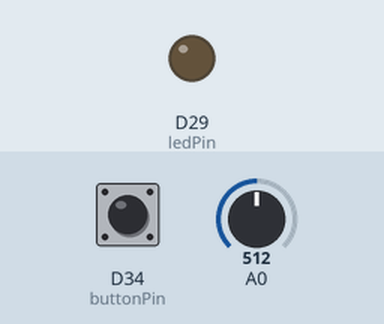
A sketch run on a simulated Arduino Due. On the bench: output pins drawn as LEDs (lit = HIGH). The test bench sets the inputs (shaded band); at power-on: D34 (buttonPin) HIGH, A0 = 512 (analog values on the 0–1023 scale). What the sketch prints to the serial monitor is not drawn.

Above: at 1.2 s.
1.3 s: D34 (buttonPin) pulled LOW for 0.15 s
At 2.3 s:
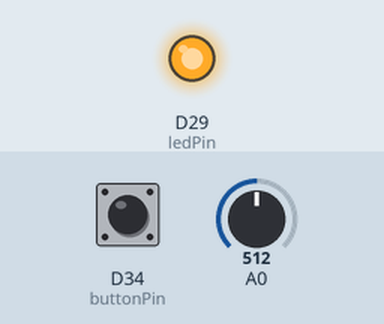
Timing chart, 0 to 16.8 s (numbered marks = the images above; inputs shaded):
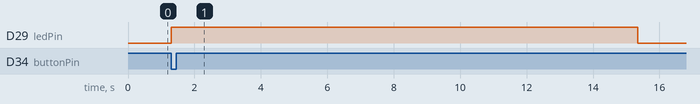

The sketch:

TeensyCode_ADC_RecordData.ino
```cpp
/**************************************************************************
    Creator: Jon Calladine
       Date: 03/03/2025
**************************************************************************

  Code for logging microphone data.
  Uses onboard ADC to convert microphone signal to Digial signal for storage.

  Button to activate recording
  LED to indicate recording in progress

**************************************************************************/

// Define Pin numbers
const int buttonPin = 34;  // button pin
const int ledPin = 29;    // LED pin
const int analogIn = 0; // Analouge input pin (A0)

// Init Variables
int buttonState = 1;  // variable for reading button status
  // PUR used (state = 0 when button pressed)
float analogVal = 0; // Variable for recording analouge input

// Define sampling rate
float samplingRate = 2000; // Sampling rate in Hz
float sampleingPeriod = (1 / samplingRate); // period in s
float samplingDelay = (sampleingPeriod * 1000000); // Period in us as the sampling delay
int recordLength = 10; // How many seconds to record for
int noLoops = recordLength / sampleingPeriod; // Define the number of loops to get to desired record length

// Define ADC resolution
int resolution = 12; // Value for the bit-depth of the ADC - May not work for Teensy 4.1

void setup() {
  // initialise peripheralst
  pinMode(ledPin, OUTPUT); // LED as an output
  pinMode(buttonPin, INPUT); // Button as an Input

  // Set Baud Rate for Serial Monitor
  Serial.begin(115200); // Define Baud rate for

  // Set ADC resolution
  analogReadResolution(resolution);

  /*
  // Display calculated values to the terminal
  Serial.print("Sampling Period: ");
  Serial.print(sampleingPeriod,4);
  Serial.print(", Sampling Delay: ");
  Serial.print(samplingDelay);
  Serial.print(", Recording Length: ");
  Serial.print(recordLength);
  Serial.print(", Number of Loops: ");
  Serial.println(noLoops);
  */
}

void loop() {
  // read the state of the pushbutton value:
  buttonState = digitalRead(buttonPin);

  if (buttonState == LOW) {
    // Record 10s of Data
    // Toggle indicator LED high

    Serial.println("Voltage | Time"); // Header for data file

    digitalWrite(ledPin, HIGH); // Turn LED on

    // Collect Data for 10 seconds
    unsigned long startTime = millis();
    for (int i = 0; i < noLoops; i++) {
      analogVal = analogRead(0); // Read the analouge value

      Serial.print((analogVal / pow(2,resolution)) * 3.3,4); // Write voltage to terminal (4 decimal places)- 0 to 3.3V is the voltage range of ADC
      Serial.print(","); // For creating CSV
      Serial.println(i*sampleingPeriod,4); // Write time to terminal - "println" to create new line
      delayMicroseconds(samplingDelay); // Delay by one period
    }
    unsigned long stopTime = millis();
    unsigned long ellapsedTime = (stopTime - startTime); // Ellapsed time in ms
    Serial.print("Ellapsed Time: ");
    Serial.println(ellapsedTime);
  }
  else {
    digitalWrite(ledPin, LOW); // Turn LED off
  }
}
```

Measured:
- after the input at 1.3 s, D29 (ledPin): LOW → HIGH at once, → LOW 14.0 s later
